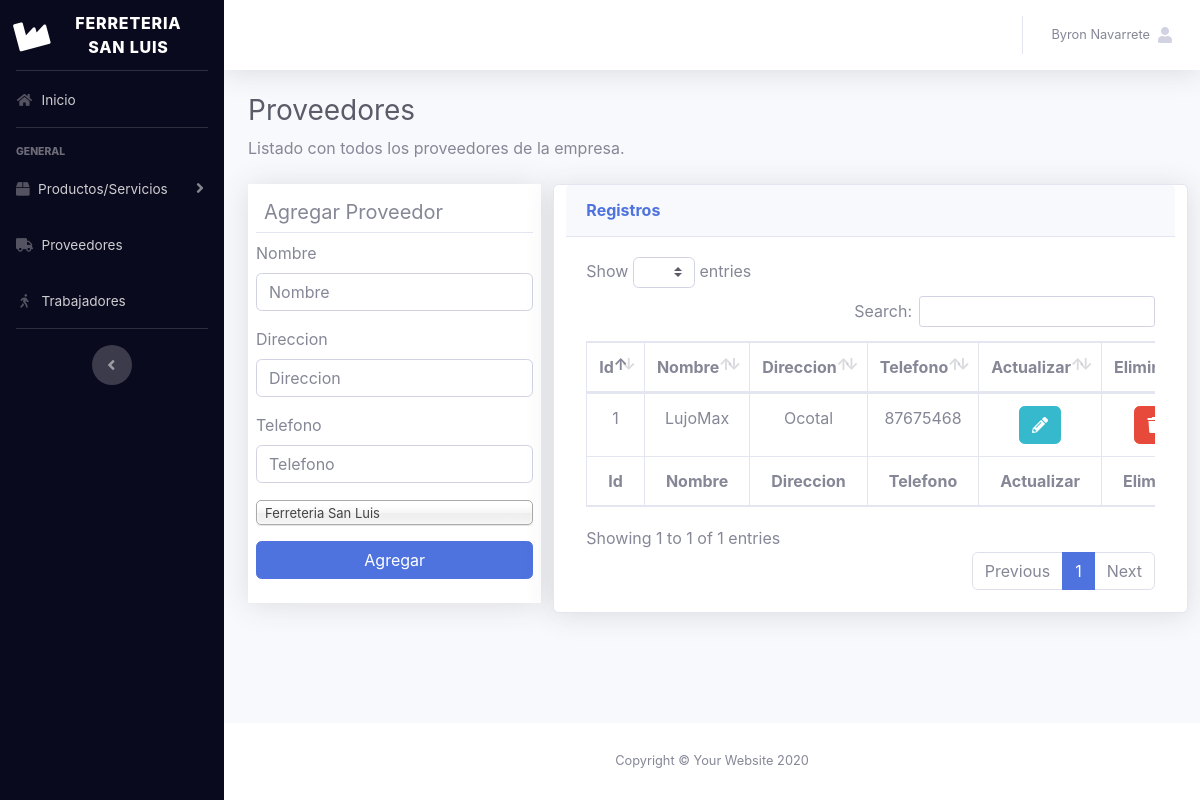
/admin/proveedores (signed in), run on the app's committed database.
### tables this page shows
CREATE TABLE IF NOT EXISTS `sucursal` (
  `sucursal_ID` int(10) UNSIGNED NOT NULL AUTO_INCREMENT,
  `sucursal_nombre` varchar(100) NOT NULL,
  `sucursal_telefono` varchar(20) NOT NULL,
  `sucursal_correo` varchar(100) NOT NULL,
  `sucursal_direccion` varchar(255) DEFAULT NULL,
  `activo` tinyint(4) DEFAULT 0,
  PRIMARY KEY (`sucursal_ID`)
);

CREATE TABLE IF NOT EXISTS `proveedores` (
  `provee_ID` int(10) UNSIGNED NOT NULL AUTO_INCREMENT,
  `provee_nombre` varchar(45) NOT NULL,
  `provee_direccion` varchar(255) NOT NULL,
  `provee_telefono` varchar(25) NOT NULL,
  `sucursal_sucursal_ID` int(10) UNSIGNED NOT NULL,
  PRIMARY KEY (`provee_ID`),
  KEY `fk_proveedores_sucursal1_idx` (`sucursal_sucursal_ID`)
);

### admin/config/Controller.php (called while the page is built, shortened)
<?php
abstract class Controller
{
    protected function loadModel($modelo)
    {
        $modelo=$modelo.'Model';
        $rutaModelo=ROOT.'Models'.DS.$modelo.'.php';
        if(is_readable($rutaModelo))
        {
            $modelo=new $modelo;
            return $modelo;
        }
        else
        {
            throw new Exception('Error en el modelo');
        }
    }
}

### admin/config/Model.php (called while the page is built, shortened)
<?php
class Model
{
    public function __construct()
    {
        $this->_db= new Database();
    }
}

### admin/Models/proveedoresModel.php (called while the page is built, shortened)
<?php
    class proveedoresModel extends Model{
        public function getProveedores($id = null){
            if(!$id)
                return $prov = $this->_db->query("SELECT p.* FROM proveedores AS p")->fetchAll();
            else{
                $prov = $this->_db->prepare('SELECT p.* FROM proveedores AS p WHERE sucursal_sucursal_ID = :id');
                $prov->execute(['id' => $id]);
                return $prov->fetchAll();
            }
        }
        public function getSucursal($id = null){
            if(!$id)
                return $this->_db->query('SELECT * FROM sucursal')->fetchAll();
            else{
                $sucursal = $this->_db->prepare('SELECT * FROM sucursal WHERE sucursal_ID = :id');
                $sucursal->execute(['id' => $id]);
                return $sucursal->fetch();
            }
        }
    }

### admin/index.php (called while the page is built, shortened)
<?php
require_once APP_PATH . 'Controller.php';
require_once APP_PATH . 'Model.php';
require_once APP_PATH . 'Accesos.php';
$rutas = new Rutas();
$rutas->run();

### admin/config/Accesos.php (called while the page is built, shortened)
<?php
    class Accesos{
        public static function getDatos($clave){
            if(isset($_SESSION[$clave])) return $_SESSION[$clave];
            else return false;
        }
    }

### admin/Controllers/proveedoresController.php (the view, shortened to what this page needs)
<?php
    class proveedoresController extends Controller{
        private $provedor;
        function __construct(){
            $this->provedor = $this->loadModel("proveedores");
        }
        public function index(){
            $this->_view->sucursalProv = $this->generarSucursales();
            $this->_view->datos = $this->generarRegistros();
            $this->_view->renderizar("index");
        }
        public function generarSucursales(){
            $fila = "";
            $datos = $this->provedor->getSucursal();
            foreach($datos AS $d){
                $fila .= '<option value="'.$d['sucursal_ID'].'">'.$d['sucursal_nombre'].'</option>';
            }
            return $fila;
        }
        public function generarRegistros(){
            $id = Accesos::getDatos('identificadorSuc');
            $filas = $this->provedor->getProveedores($id);
            $body = '';
            foreach ($filas as $f) {
                $data = json_encode($f);
                $body .= '
                <tr>
                    <td>'.$f['provee_ID'].'</td>
                    <td>'.$f['provee_nombre'].'</td>
                    <td>'.$f['provee_direccion'].'</td>
                    <td>'.$f['provee_telefono'].'</td>
                    <td>
                        <button class="btn btn-info editProv"  data-p=\''.$data.'\' data-target="#ProveedorShowModal" data-toggle="modal"><i class="fa fa-pencil-alt"></i></button>
                        </td>
                    <td>
                        <button type="button" data-i=\''.$data.'\' data-r="'.BASE_URL.'" class="ElimProv btn btn-danger"><span class="fa fa-trash"></span></button>
                    </td>
                </tr>
                ';
            }
            return $body;
        }
    }

### data on the page
sucursal: sucursal_nombre "Ferreteria San Luis"
proveedores: provee_ID "1", provee_nombre "LujoMax", provee_direccion "Ocotal", provee_telefono "87675468"

### other printed values
Accesos::getDatos('nameSucursal') "FERRETERIA SAN LUIS"
Accesos::getDatos('usuario') "Byron Navarrete"
